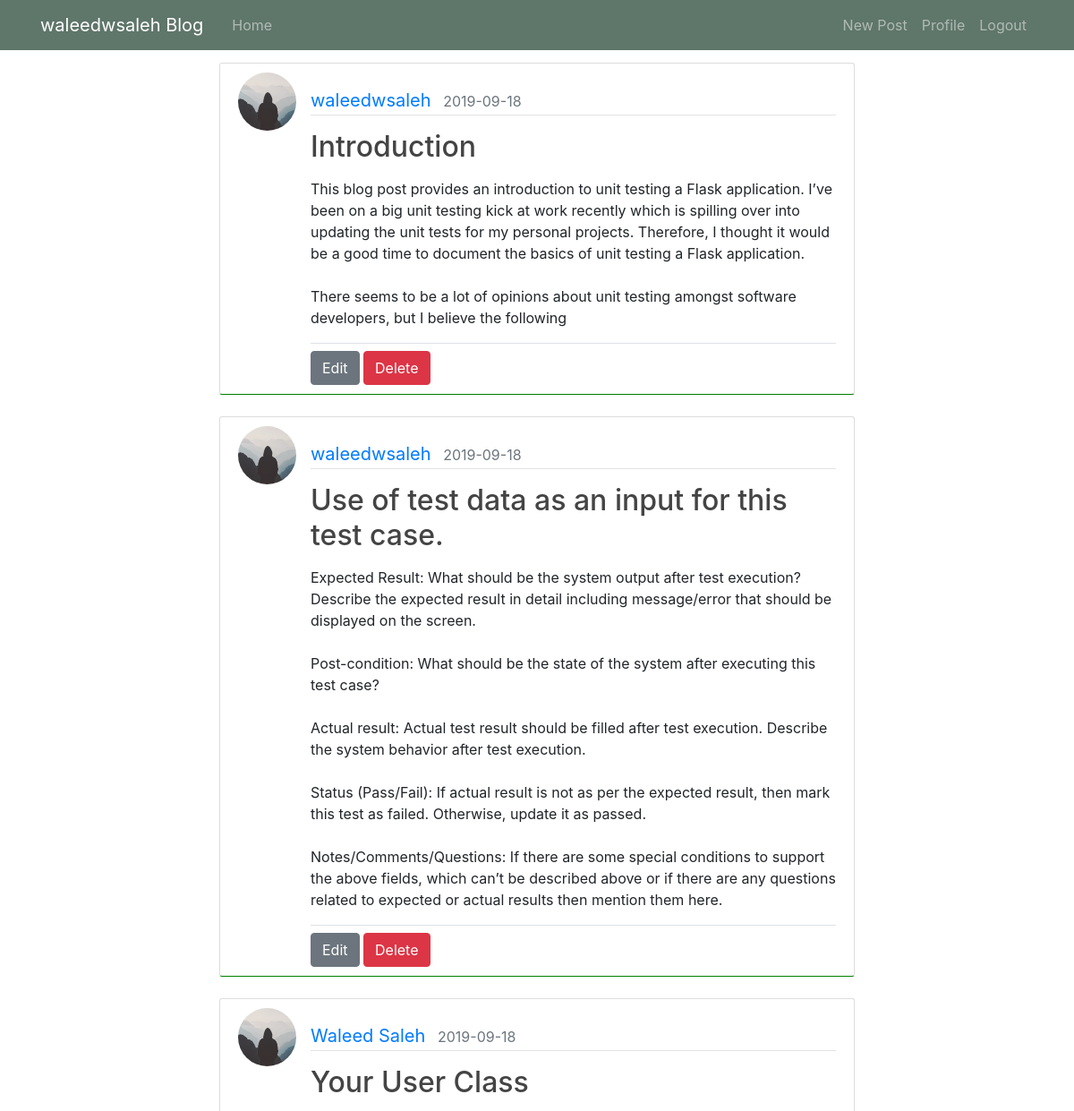
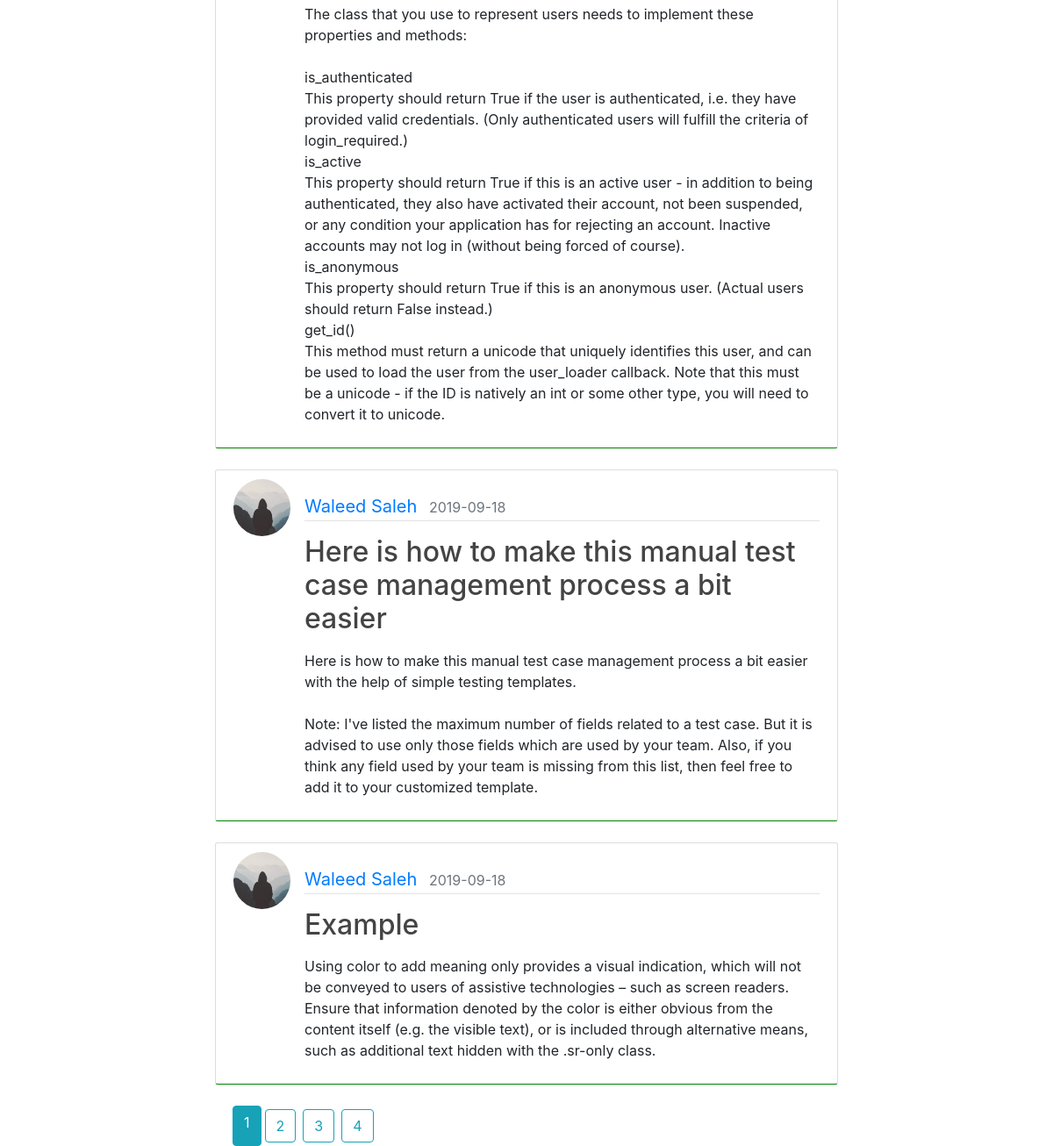
Page /waleedwsaleh/home (signed in) on the committed database (2 pictures, top to bottom).
### flaskblog/Models/User.py (models this page shows, shortened)
class User(db.Model, UserMixin):
    id = db.Column(db.Integer(), primary_key=True)
    username = db.Column(db.String(30), unique=True, nullable=False)
    email = db.Column(db.String(100), unique=True, nullable=False)
    password = db.Column(db.String(150), nullable=False)
    image_file = db.Column(db.String(60), nullable=True, default='default.jpg')
    creation_time = db.Column(db.DateTime, nullable=False, default=datetime.utcnow)
    posts = db.relationship('Post', backref='author', lazy=True)

### flaskblog/Models/Post.py (models this page shows, shortened)
class Post(db.Model,UserMixin):
    id = db.Column(db.Integer, primary_key=True)
    title = db.Column(db.String(50), nullable=False)
    body = db.Column(db.Text, nullable=False)
    publish_date = db.Column(db.DateTime, nullable=False, default=datetime.utcnow)
    user_id = db.Column(db.Integer, db.ForeignKey('user.id'), nullable=False)

### flaskblog/main/routes.py (the view)
@main_page.route('/<string:username>/home')
@login_required
def home(username):
    page = request.args.get('page', 1, type=int)
    print("Page number= ", page)
    posts = Post.query.order_by(Post.publish_date.desc()).paginate(page=page, per_page=5)
    form = Posts()
    return render_template('home.html', posts=posts, title="Home")

### flaskblog/Models/User.py (called while the page is built)
@login_manager.user_loader
def load_user(user_id):
    return User.query.get(int(user_id))

### flaskblog/templates/home.html (shortened to what this page needs)
{% extends 'layouts/layout.html' %}
{% block content %}
    {% if posts %}
        {% for post in posts.items %}
            <article class="media content-section mb-4" style="border-bottom-color:green ">
                <img class="rounded-circle article-img"
                     src="{{ url_for('static', filename='imgs/profile_pics/' + post.author.image_file) }}"
                     alt="User Profile Picture">
                <div class="media-body mt-3">
                    <div class="article-metadata mb-3 ">
                        <a class="mr-2" href="{{ url_for('posts.user_posts',username=post.author.username) }}">{{ post.author.username }}</a>
                        <small class="text-muted"> {{post.publish_date.strftime('%Y-%m-%d')}} </small>
                    </div>
                    {% if post.author == current_user %}
                        <h2><a class="article-title"
                               href="{{ url_for('posts.post', username = post.author.username, post_id = post.id) }}">{{ post.title }}</a>
                        </h2>
                    {% else %}
                        <h2 class="article-title">{{ post.title }}</h2>
                    {% endif %}
                    <p class="article-content mt-3">{{ post.body }}</p>
                    {% if post.author == current_user %}
                        <div class="border-top">
                            <a class="btn btn-secondary mt-2"
                               href="{{ url_for('posts.edit_post',post_id = post.id, username = post.author.username) }}">
                                Edit
                            </a>
                            <button type="button" class="btn btn-danger mt-2" data-toggle="modal"
                                    data-target="#deletePost">
                                Delete
                            </button>
                        </div>
                        </div>
                    {% endif %}
            </article>
        {% endfor %}
        <div class="pagination " style="margin-left: 20px;">
            {%- for page in posts.iter_pages(left_edge=2, left_current= 1, right_edge = 2, right_current = 1) %}
                {% if page %}
                    {% if page != posts.page %}
                        <a class="btn btn-outline-info m-1 "
                           href="{{ url_for('main_page.home',username = current_user.username ,page=page) }}">{{ page }}</a>
                    {% else %}
                        <a class="btn btn-info"
                           href="{{ url_for('main_page.home',username = current_user.username ,page = page) }}">{{ page }}</a>
                    {% endif %}
                {% else %}
                    <span class="ellipsis">…</span>
                {% endif %}
            {%- endfor %}
        </div>
    {% else %}
        <h1 class="toast-header text-center">{{ current_user.username }} HAS NO POSTS YET !</h1>
    {% endif %}
{% endblock %}

### flaskblog/templates/layouts/layout.html (shortened to what this page needs)
<!DOCTYPE html>
<html lang="en">
{% include 'layouts/_headTag.html' %}
<body>
<header class="site-header">
    <nav class="navbar navbar-expand-md navbar-dark bg-steel fixed-top ">
        <div class="container">
            {% if current_user.is_authenticated %}
                <a class="navbar-brand mr-4" href="{{ url_for('users.profile') }}">{{ current_user.username }} Blog</a>
            {% else %}
                <a class="navbar-brand mr-4" href="{{ url_for('main_page.index') }}">Blog</a>
            {% endif %}
            <div class="collapse navbar-collapse" id="navbarToggle">
                <div class="navbar-nav mr-auto">
                    {% if current_user.is_authenticated %}
                    <a class="nav-item nav-link"
                      href="{{ url_for('main_page.home', username=current_user.username.strip(' ')) }}">Home</a>
                    {% else %}
                    <a class="nav-item nav-link"
                      href="{{ url_for('main_page.index')}}">Home</a>
                    {% endif %}
                </div>
                <div class="navbar-nav">
                    {% if current_user.is_authenticated %}
                        <a class="nav-item nav-link"
                           href="{{ url_for('posts.new_post', username = current_user.username.strip(' ')) }}">New
                            Post</a>
                        <a class="nav-item nav-link" href="{{ url_for('users.profile') }}">Profile</a>
                        <a class="nav-item nav-link" href="{{ url_for('users.logout') }}">Logout</a>
                    {% else %}
                        <a class="nav-item nav-link" href="{{ url_for('users.login') }}">Login</a>
                        <a class="nav-item nav-link" href="{{ url_for('users.registration') }}">Register</a>
                    {% endif %}
                </div>
            </div>
        </div>
    </nav>
</header>
<main class="container" role="main" style="margin-top:70px;">
    {% block main %}
        <div class="container">
            <div class="row">
                <div class="col">
                </div>
                <div class="col-8">
                    {% block content %}
                    {% endblock content %}
                </div>
                <div class="col">
                </div>
            </div>
        </div>
        </main>
    {% endblock main %}
</body>
</html>

### flaskblog/templates/layouts/_headTag.html (shortened to what this page needs)
<head>
    {% block head %}
        <link href="{{ url_for('static', filename='styles/css/main.css') }}" rel="stylesheet" type="text/css">
        <link href="https://stackpath.bootstrapcdn.com/bootstrap/4.3.1/css/bootstrap.min.css"
 rel="stylesheet">
        <link rel="stylesheet" href="{{ url_for('static',filename='styles/css/animate.min.css') }}">
        <link rel="stylesheet"
              href="https://cdnjs.cloudflare.com/ajax/libs/font-awesome/4.7.0/css/font-awesome.min.css">
    {% endblock %}
</head>

### flaskblog/static/styles/css/main.css (style rules this page uses)
body { background: #fafafa; color: #333333; margin: 0; }
h1, h2, h3, h4, h5, h6 { color: #444444; }
.bg-steel { background-color: #5f766a; }
.site-header .navbar-nav .nav-link { color: #cbd5db; }
.content-section { background: #ffffff; padding: 10px 20px; border: 1px solid #dddddd; border-radius: 3px; }
.article-title { color: #444444; }
.article-content { white-space: pre-line; }
.article-img { height: 65px; width: 65px; margin-right: 16px; }
.article-metadata { color: black; font-size: 20px; }
.article-metadata { padding-bottom: 1px; margin-bottom: 4px; border-bottom: 1px solid #e3e3e3; }

### rows in the picture
User: username "waleedwsaleh"
Post: image_file (placeholder picture), author.username "waleedwsaleh", publish_date "2019-09-18", title "Introduction", body "This blog post provides an introduction to unit testing a Flask application. I’ve been on a big unit testing kick at work recently which is spilling over into updating the unit tests for my personal projects. Therefore, I thought it would be a good time to document the basics of unit testing a Flask application. There seems to be a lot of opinions about unit testing amongst software developers, but I believe the following"
Post: image_file (placeholder picture), author.username "waleedwsaleh", publish_date "2019-09-18", title "Use of test data as an input for this test case.", body "Expected Result: What should be the system output after test execution? Describe the expected result in detail including message/error that should be displayed on the screen. Post-condition: What should be the state of the system after executing this test case? Actual result: Actual test result should be filled after test execution. Describe the system behavior after test execution. Status (Pass/Fail): If actual result is not as per the expected result, then mark this test as failed. Otherwise, update it as passed. Notes/Comments/Questions: If there are some special conditions to support the above fields, which can’t be described above or if there are any questions related to expected or…"
Post: image_file (placeholder picture), author.username "Waleed Saleh", publish_date "2019-09-18", title "Your User Class", body "The class that you use to represent users needs to implement these properties and methods: is_authenticated This property should return True if the user is authenticated, i.e. they have provided valid credentials. (Only authenticated users will fulfill the criteria of login_required.) is_active This property should return True if this is an active user - in addition to being authenticated, they also have activated their account, not been suspended, or any condition your application has for rejecting an account. Inactive accounts may not log in (without being forced of course). is_anonymous This property should return True if this is an anonymous user. (Actual users should return False…"
Post: image_file (placeholder picture), author.username "Waleed Saleh", publish_date "2019-09-18", title "Here is how to make this manual test case management process a bit easier", body "Here is how to make this manual test case management process a bit easier with the help of simple testing templates. Note: I've listed the maximum number of fields related to a test case. But it is advised to use only those fields which are used by your team. Also, if you think any field used by your team is missing from this list, then feel free to add it to your customized template."
Post: image_file (placeholder picture), author.username "Waleed Saleh", publish_date "2019-09-18", title "Example", body "Using color to add meaning only provides a visual indication, which will not be conveyed to users of assistive technologies – such as screen readers. Ensure that information denoted by the color is either obvious from the content itself (e.g. the visible text), or is included through alternative means, such as additional text hidden with the .sr-only class."

### other values in the picture
{{ page }} "1"
{{ page }} "2" "3" "4"
